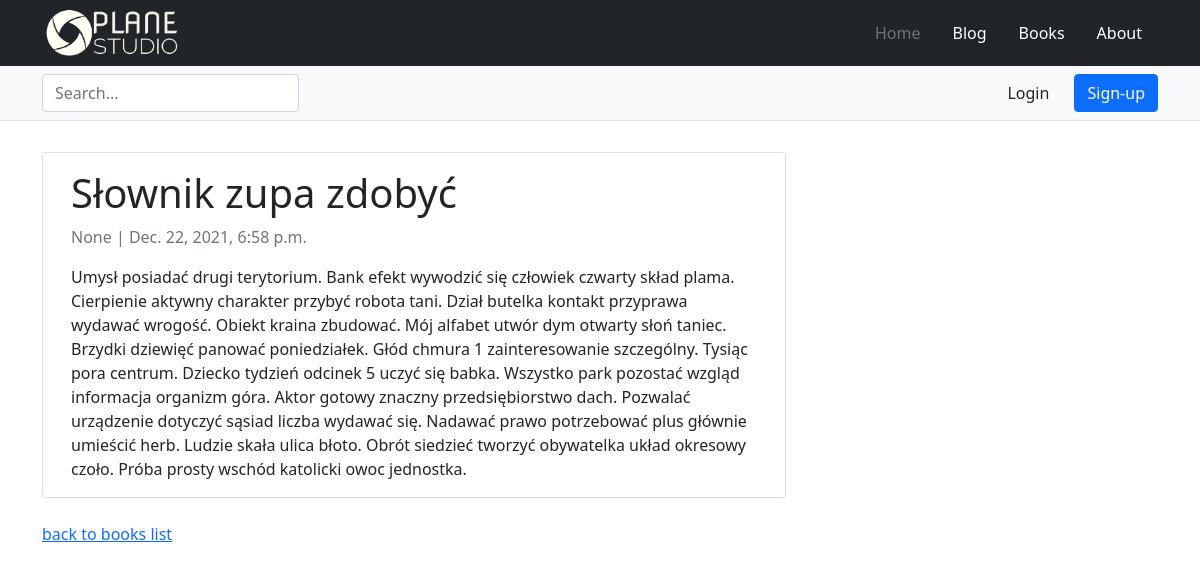
/blog/slownik-zupa-zdobyn/, run on an earlier commit of the app's database.
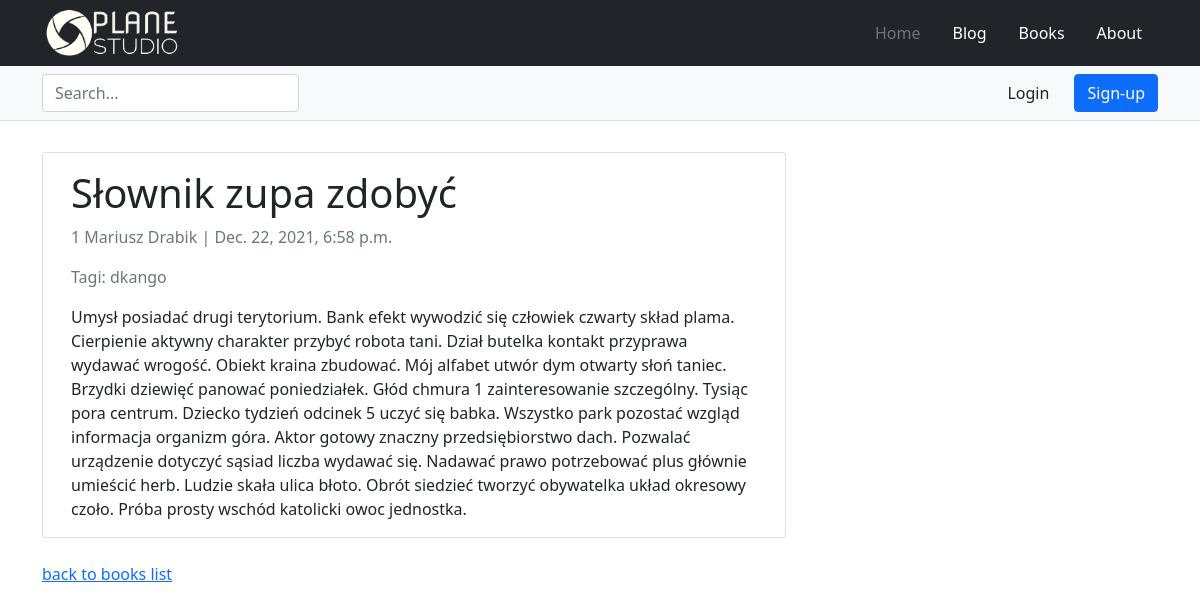
And on a later commit of the database.
### blog/models.py (models this page shows, shortened)
class Post(models.Model):
    title = models.CharField(max_length=255, unique=True)
    slug = models.SlugField(max_length=255, unique=True)
    content = models.TextField()
    published = models.BooleanField(default=False)
    sponsored = models.BooleanField(default=False)
    created = models.DateTimeField(auto_now_add=True)
    modified = models.DateTimeField(auto_now=True)
    author = models.ForeignKey(Author, on_delete=models.CASCADE, null=True)
    tags = models.ManyToManyField('tags.Tag', related_name='posts')
    categories = models.ManyToManyField('blog.Category', related_name='posts')
    class Meta:
        ordering = ['-published']

class Author(models.Model):
    first_name = models.CharField(max_length=30)
    last_name = models.CharField(max_length=30)
    def __str__(self) -> str:
        return f'{self.pk} {self.first_name} {self.last_name}'

### tags/models.py (models this page shows, shortened)
class Tag(models.Model):
    name = models.CharField(unique=True, max_length=100)
    slug = models.SlugField(unique=True, max_length=100)

### blog/views.py (the view)
# urls.py: path('<slug:post>/', post_detail, name='post_detail'),
def post_detail(request, post):
    posts = get_object_or_404(Post, slug=post)
    tags = posts.tags.all()
    return render(request, "blog/post_detail.html", {"post": posts, "tags": tags})

### blog/templates/blog/post_detail.html
{% extends 'blog/index.h.html' %}
{% block content %}
<div class="container">
  <div class="row">
    <div class="col-md-8 card mb-4  mt-3 left  top">
      <div class="card-body">
        <h1>{% block title %} {{ post.title }} {% endblock title %}</h1>
        <p class=" text-muted">{{ post.author }} | {{ post.created }}</p>
        {% if tags %}
          <p class=" text-muted">Tagi:
            {% for tag in tags %}
              {{ tag.name }}
            {% endfor %}
        {% endif %}
          </p>
        <p class="card-text ">{{ post.content | safe }}</p>
      </div>
    </div>
  </div>
</div>
<div><a href="{% url 'blog:blog_index' %}">back to books list</a></div>
{% endblock content %}

What changed in the data, as far as the page shows it:
changed Post "Słownik zupa zdobyć": author "None" → "1 Mariusz Drabik"
added Tag: name "dkango"
Also different on the page:
text now shown: "Tagi:"
